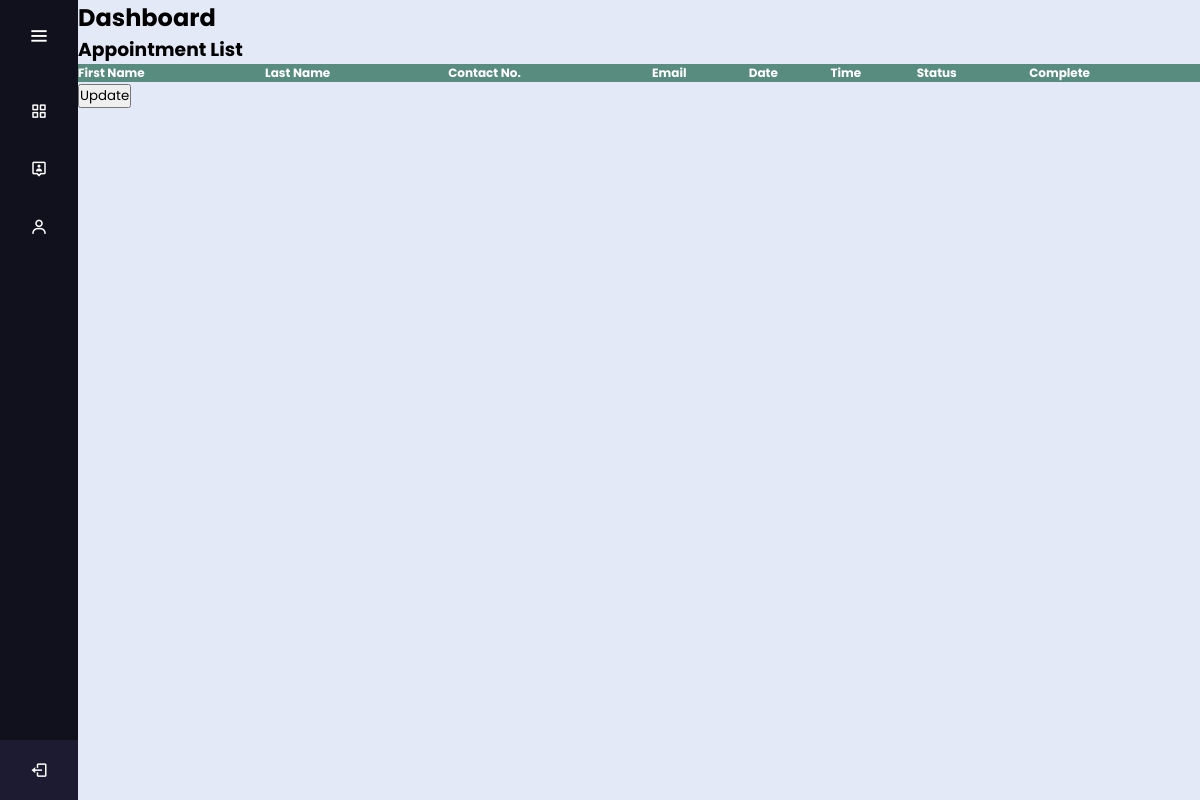
/clinic/doctordashboard.php (signed in), run on an earlier commit of the app's database.
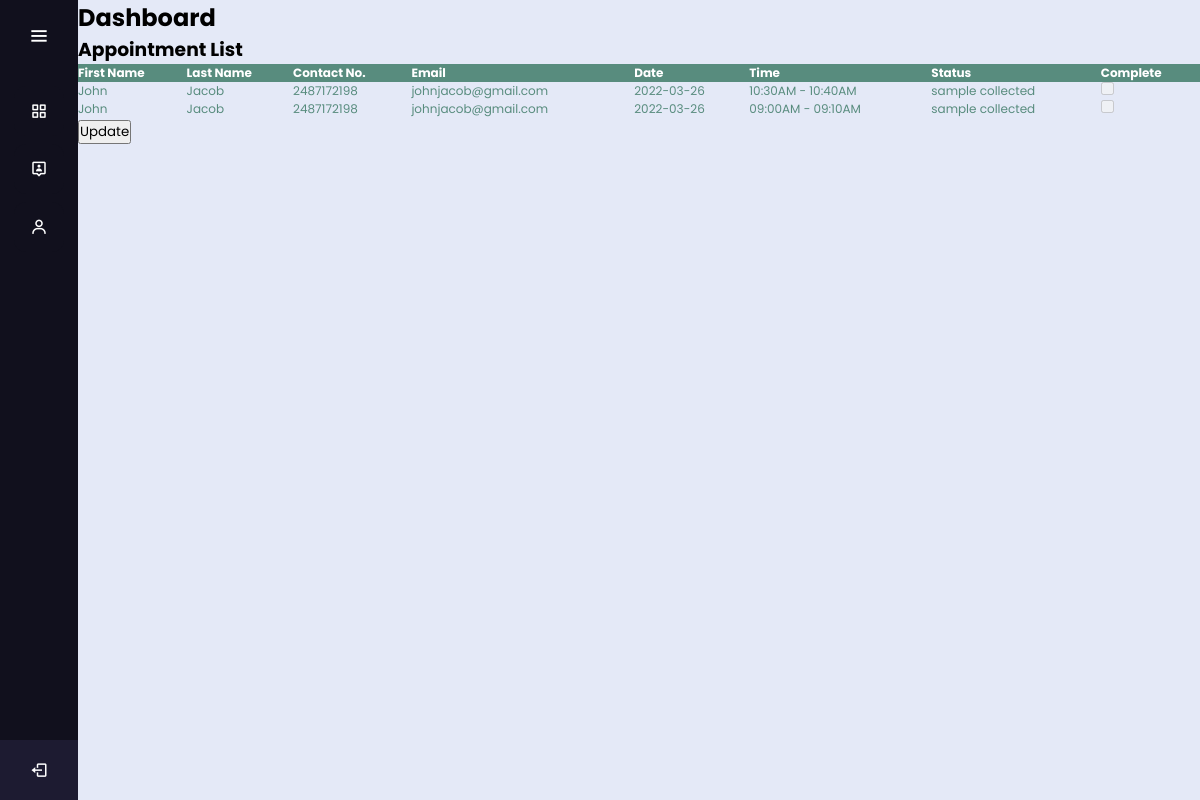
And on a later commit of the database.
### tables this page shows
CREATE TABLE `patient` (
  `icPatient` varchar(100) NOT NULL,
  `password` varchar(20) NOT NULL,
  `patientFirstName` varchar(20) NOT NULL,
  `patientLastName` varchar(20) NOT NULL,
  `patientDOB` date NOT NULL,
  `patientGender` varchar(10) NOT NULL,
  `patientPhone` varchar(15) NOT NULL,
  `patientEmail` varchar(100) NOT NULL,
  `race` varchar(20) NOT NULL
);

CREATE TABLE `bookings` (
  `id` int(11) NOT NULL,
  `username` varchar(100) NOT NULL,
  `symp` varchar(10000) NOT NULL,
  `isolating` varchar(4) NOT NULL,
  `contact` varchar(4) NOT NULL,
  `travel` varchar(4) NOT NULL,
  `vaccinated` varchar(4) NOT NULL,
  `location` varchar(2) NOT NULL,
  `make` varchar(20) NOT NULL,
  `color` varchar(20) NOT NULL,
  `plate` varchar(20) NOT NULL,
  `status` varchar(30) NOT NULL,
  `date` date NOT NULL,
  `timeslot` varchar(255) DEFAULT NULL
);

### clinic/doctordashboard.php (the view, shortened to what this page needs)
<?php
include_once '../assets/conn/dbconnect.php';
?>
<!DOCTYPE html>
<html lang="en" dir="ltr">
  <head>
    <link rel="stylesheet" href="style.css">
    <link href='https://unpkg.com/boxicons@2.0.7/css/boxicons.min.css' rel='stylesheet'>
   </head>
<body>
<div class="sidebar">
    <div class="logo-details">
        <i class='bx bx-menu' id="btn" ></i>
    </div>
    <ul class="nav-list">
      <li>
         <a href="doctordashboard.php">
          <i class='bx bx-grid-alt'></i>
        </a>
      </li>
     <li>
       <a href="patientlist.php">
       <i class='bx bx-user-pin'></i>
       </a>
     </li>
     <li>
         <a href="doctorprofile.php">
         <i class='bx bx-user'></i>
        </a>
      </li>
     <li class="profile">
         <a href="logout.php?logout"><i class='bx bx-log-out' id="log_out" ></i></a>
     </li>
    </ul>
  </div>
  <section class="home-section">
                <h2>
                Dashboard
                </h2>
            <h3>Appointment List</h3>
            <table>
                <thead>
                    <tr>
                        <th>First Name</th>
                        <th>Last Name</th>
                        <th>Contact No.</th>
                        <th>Email</th>
                        <th>Date</th>
                        <th>Time</th>
                        <th>Status</th>
                        <th>Complete</th>
                    </tr>
                </thead>
                <?php
                $res=mysqli_query($con,"SELECT a.*, b.*
                                        FROM patient a
                                        JOIN bookings b
                                        On a.icPatient = b.username
                                        Order By id desc");
                while ($appointment=mysqli_fetch_array($res)) {
                  if ($appointment['status']=='checked-in') {
                        $status="danger";
                        $icon='remove';
                        $checked='';
                    } else {
                        $checked = 'disabled';
                    }
                    echo "<tbody>";
                    echo "<tr>";
                        echo "<td>" . $appointment['patientFirstName'] . "</td>";
                        echo "<td>" . $appointment['patientLastName'] . "</td>";
                        echo "<td>" . $appointment['patientPhone'] . "</td>";
                        echo "<td>" . $appointment['patientEmail'] . "</td>";
                        echo "<td>" . $appointment['date'] . "</td>";
                        echo "<td>" . $appointment['timeslot'] . "</td>";
                        echo "<td>" . $appointment['status'] . "</td>";
                        echo "<form method='POST'>";
                        echo "<td ><input type='checkbox' name='enable' id='enable' value='".$appointment['id']."' onclick='chkit(".$appointment['id'].",this.checked);' ".$checked."></td>";
                }
                    echo "</tr>";
                echo "</tbody>";
            echo "</table>";
            echo "<div>";
            echo "<div>";
            echo "<button type='submit' value='Submit' name='submit'>Update</button>";
            echo "</div>";
            echo "</div>";
            ?>
  </section>
    </body>
</html>

What changed in the data, as far as the page shows it:
added patient: patientFirstName "John", patientLastName "Jacob", patientPhone "2487172198", patientEmail "johnjacob@gmail.com", bookings.date "2022-03-26", bookings.timeslot "10:30AM - 10:40AM", bookings.status "sample collected", bookings.timeslot "09:00AM - 09:10AM"
